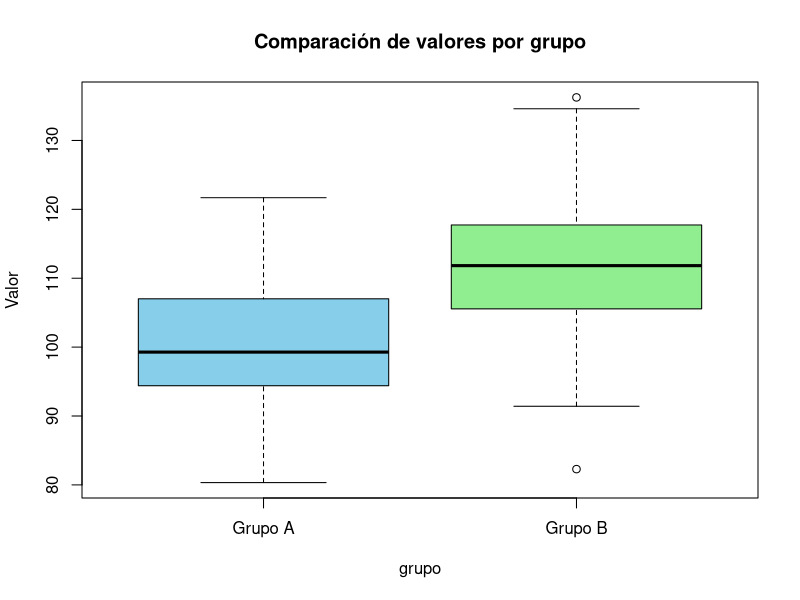
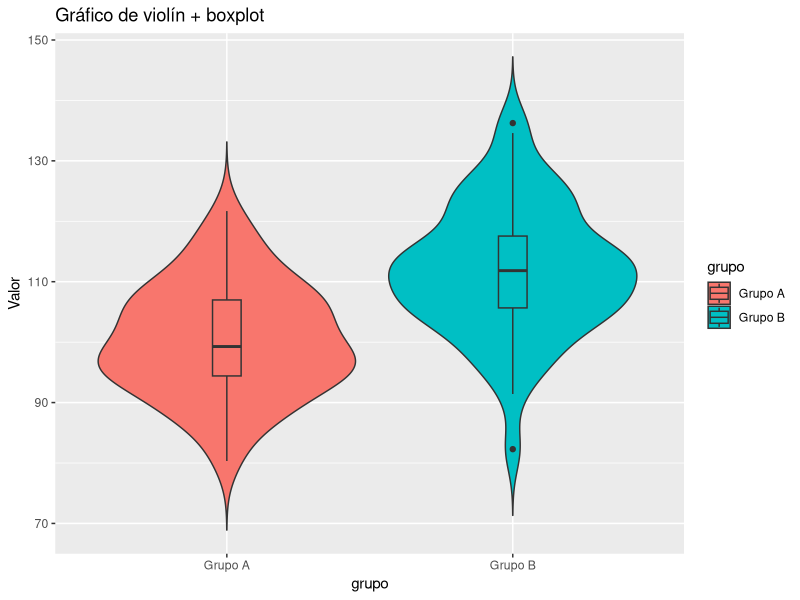

Recreate these plots in R, in order.

# ------------------------
# Instalar paquetes si faltan
# ------------------------
if (!require("dplyr")) install.packages("dplyr")
if (!require("ggplot2")) install.packages("ggplot2")
if (!require("car")) install.packages("car")
library(dplyr)
library(ggplot2)
library(car)

# ------------------------
# Simular datos de dos grupos
# ------------------------
set.seed(123)
datos <- data.frame(
  grupo = rep(c("Grupo A", "Grupo B"), each = 50),
  valor = c(rnorm(50, mean = 100, sd = 10),
            rnorm(50, mean = 110, sd = 12))
)

# ------------------------
# Estadística descriptiva
# ------------------------
resumen <- datos %>%
  group_by(grupo) %>%
  summarise(
    media = mean(valor),
    mediana = median(valor),
    sd = sd(valor),
    n = n()
  )
print("📊 Estadística descriptiva:")
print(resumen)

# ------------------------
# Gráficos comparativos
# ------------------------
boxplot(valor ~ grupo, data = datos, col = c("skyblue", "lightgreen"),
        main = "Comparación de valores por grupo", ylab = "Valor")

ggplot(datos, aes(x = grupo, y = valor, fill = grupo)) +
  geom_violin(trim = FALSE) +
  geom_boxplot(width = 0.1) +
  labs(title = "Gráfico de violín + boxplot", y = "Valor")

# ------------------------
# Pruebas de normalidad
# ------------------------
cat("\n🔍 Prueba de normalidad (Shapiro-Wilk):\n")
grupo_A <- datos$valor[datos$grupo == "Grupo A"]
grupo_B <- datos$valor[datos$grupo == "Grupo B"]
print(shapiro.test(grupo_A))
print(shapiro.test(grupo_B))

# ------------------------
# Prueba de igualdad de varianzas
# ------------------------
cat("\n⚖️ Prueba de Levene:\n")
print(leveneTest(valor ~ grupo, data = datos))

# ------------------------
# Prueba de hipótesis (t-test o Wilcoxon)
# ------------------------
norm_A <- shapiro.test(grupo_A)$p.value > 0.05
norm_B <- shapiro.test(grupo_B)$p.value > 0.05
igual_varianza <- leveneTest(valor ~ grupo, data = datos)$`Pr(>F)`[1] > 0.05

cat("\n📌 Prueba de hipótesis:\n")
if (norm_A && norm_B) {
  cat("✅ Ambos grupos tienen distribución normal.\n")
  prueba_t <- if (igual_varianza) {
    t.test(valor ~ grupo, data = datos, var.equal = TRUE)
  } else {
    t.test(valor ~ grupo, data = datos, var.equal = FALSE)
  }
  print(prueba_t)
} else {
  cat("🚨 No hay normalidad en los datos. Se aplica prueba de Wilcoxon (Mann–Whitney).\n")
  print(wilcox.test(valor ~ grupo, data = datos))
}

